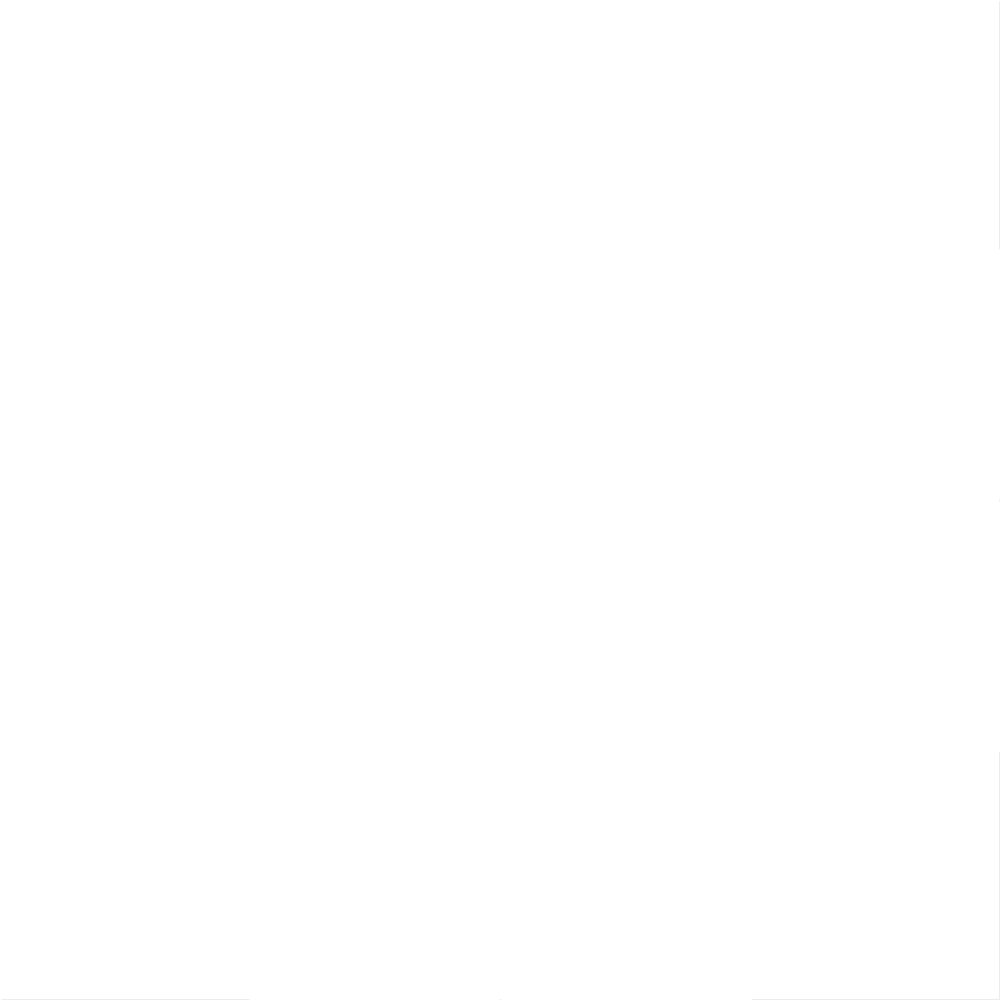
Frame 1 (no input)
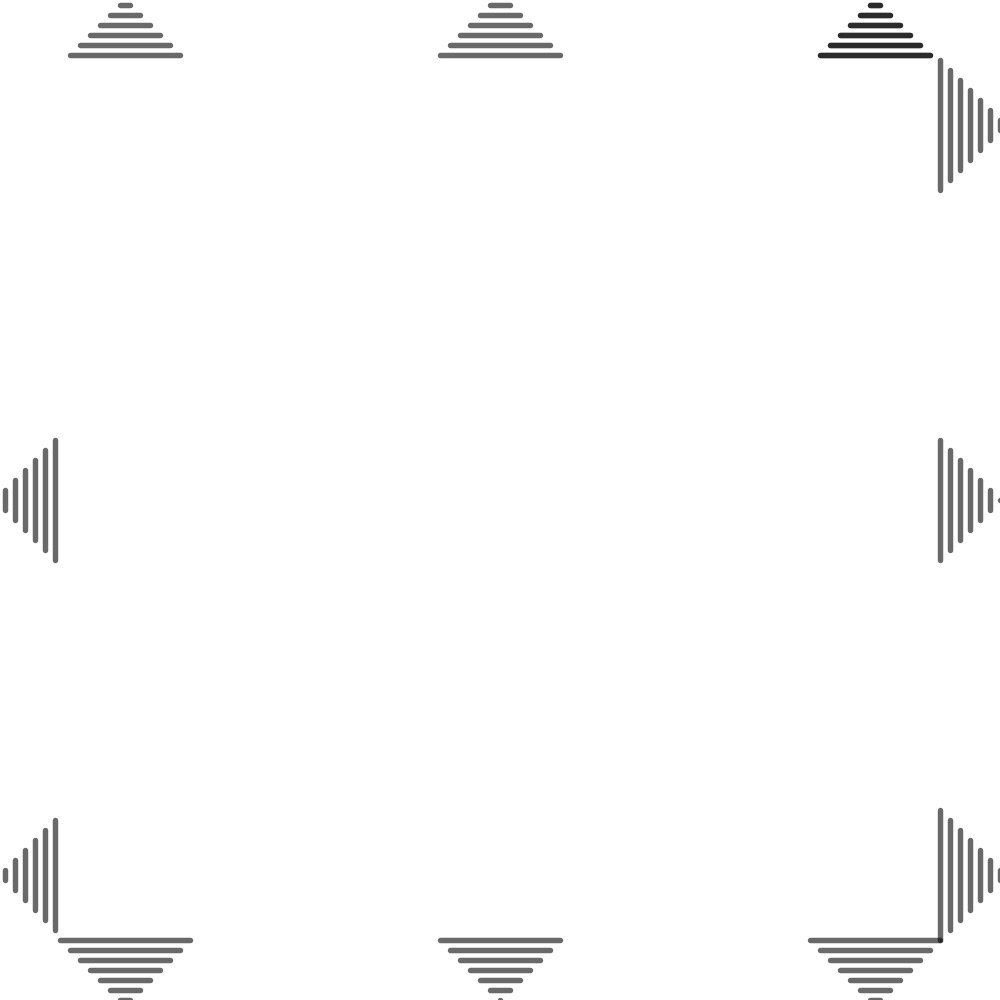
Frame 60 (the mouse pressed at the canvas centre just before this capture)
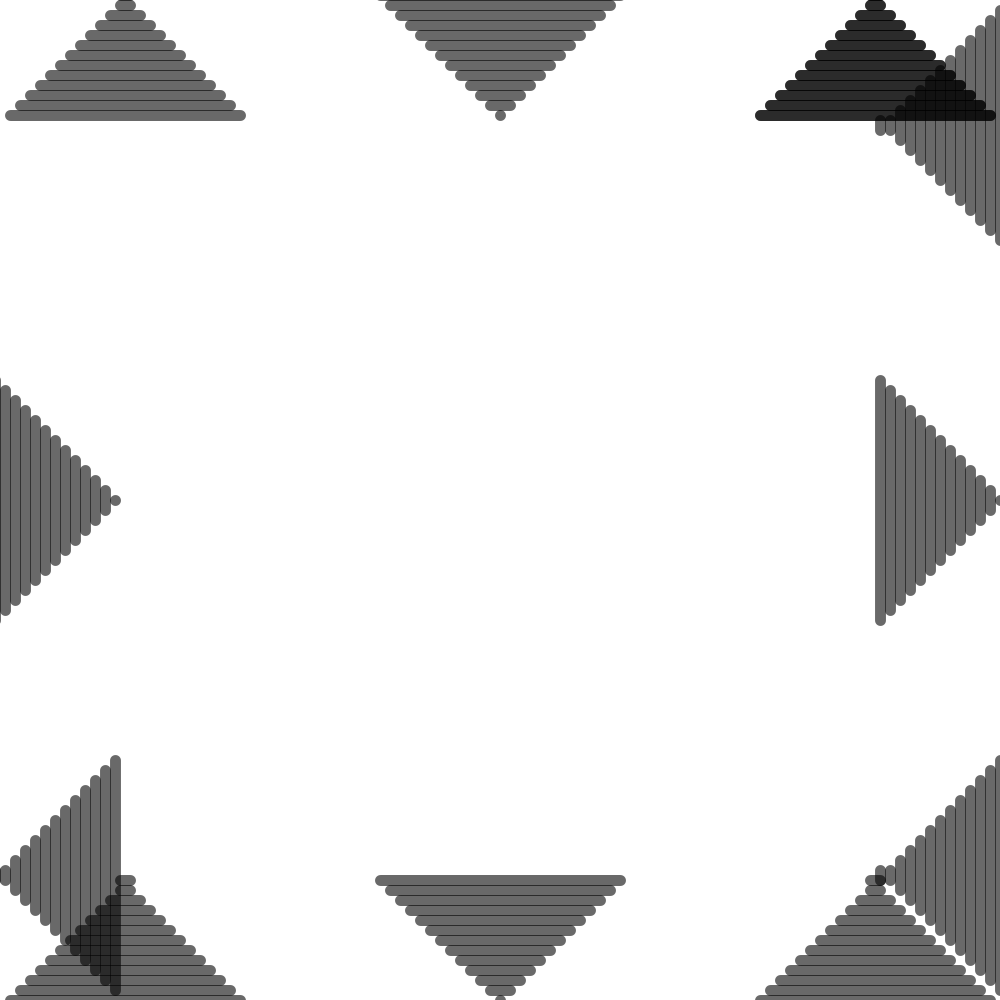
Frame 120 (the mouse held since frame 60 and released just before this capture)

The Processing sketch that drew these frames (run headless with seeded random() and noise(); from frame 60 on, the mouse is pressed at the canvas centre):

// Processing sketch: i_can_do_this_
// ── i_can_do_this_.pde
/*Lineangle lineangleA1 = new Lineangle();*/

  float pointX1 = 0; 
  float pointY1 = 0;
  float moveX1 = 1;
  float moveY1 = 1;
  float pointX2 = 0;
  float pointY2 = 0;
  float moveX2 = 1;
  float moveY2 = 1;
  float pointX3 = 0;
  float pointY3 = 0;
  float moveX3 = 1;
  float moveY3 = 1;
  float pointX4 = 0;
  float pointY4 = 0;
  float moveX4 = 1;
  float moveY4 = 1;
  float pointX5 = 0;
  float pointY5 = 0;
  float moveX5 = 1;
  float moveY5 = 1;
  float pointX6 = 0;
  float pointY6 = 0;
  float moveX6 = 1;
  float moveY6 = 1;
  float pointX7 = 0;
  float pointY7 = 0;
  float moveX7 = 1;
  float moveY7 = 1;
  float pointX8 = 0;
  float pointY8 = 0;
  float moveX8 = 1;
  float moveY8 = 1;
  float pointX9 = 0;
  float pointY9 = 0;
  float moveX9 = 1;
  float moveY9 = 1;
  float pointX10 = 0;
  float pointY10 = 0;
  float moveX10 = 1;
  float moveY10 = 1;
  float pointX11 = 0;
  float pointY11 = 0;
  float moveX11 = 1;
  float moveY11 = 1;
  float pointX12 = 0;
  float pointY12 = 0;
  float moveX12 = 1;
  float moveY12 = 1;
  //change move floats to adjust speed
  //change to 250 to reverse strokewidth and vertical orientation
  
  

void setup() {
  size(1000,1000);
}

void draw() {
  background(255);
    pointX1 = pointX1 + moveX1;
    pointY1 = pointY1 + moveY1;
    pointX2 = pointX2 + moveX2;
    pointY2 = pointY2 + moveY2;
    pointX3 = pointX3 + moveX3;
    pointY3 = pointY3 + moveY3;
    pointX4 = pointX4 + moveX4;
    pointY4 = pointY4 + moveY4;
    pointX5 = pointX5 + moveX5;
    pointY5 = pointY5 + moveY5;
    pointX6 = pointX6 + moveX6;
    pointY6 = pointY6 + moveY6;
    pointX7 = pointX7 + moveX7;
    pointY7 = pointY7 + moveY7;
    pointX8 = pointX8 + moveX8;
    pointY8 = pointY8 + moveY8;
    pointX9 = pointX9 + moveX9;
    pointY9 = pointY9 + moveY9;
    pointX10 = pointX10 + moveX10;
    pointY10 = pointY10 + moveY10;
    pointX11 = pointX11 + moveX11;
    pointY11 = pointY11 + moveY11;
    pointX12 = pointX12 + moveX12;
    pointY12 = pointY12 + moveY12;
   
    /*//LINEANGLE1 (12)
     if (pointX1 > width || pointX1 < 0) { 
      moveX1 = moveX1 * -1;
    }
    if (pointY1 > height/8 || pointY1 < 0) { 
      moveY1 = moveY1 * -1;
    }
    stroke(0,150);
    if (pointY1 >= 0 && pointY1 >=0) {
      strokeWeight(pointY1/11);
    } else { 
      strokeWeight(pointY1/-23);
    }
      for (int i = 0; i <125; i = i + 10) {
      line(i+pointX1-125,i+pointY1, i + pointX1-125, height/4 - (i+pointY1));
     }*/
    
    //LINEANGLE2 (1)
    if (pointX2 > width/8 || pointX2 < 0) { 
      moveX2 = moveX2 * -1;
    }
    if (pointY2 > height || pointY2 < 0) { 
      moveY2 = moveY2 * -1;
    }
    stroke(0,150);
    if (pointX2 >= 0) {
      strokeWeight(pointX2/11);
    } else { 
      strokeWeight(pointX2/-23);
    }
      for (int i = 0; i <125; i = i + 10) {
      line(i+pointX2,i+pointY2-125, width/4 - (i+pointX2), i+pointY2-125);
     }
     
     //LINEANGLE5 (3)
    if (pointX5 > width/8 || pointX5 < 0) { 
      moveX5 = moveX5 * -1;
    }
    if (pointY5 > height || pointY5 < 0) { 
      moveY5 = moveY5 * -1;
    }
    stroke(0,150);
    if (pointX5 >= 0) {
      strokeWeight(pointX5/11);
    } else { 
      strokeWeight(pointX5/-23);
    }
      for (int i = 0; i <125; i = i + 10) {
      line(i+pointX5+(width*.75),i+pointY5-125, width - (i+pointX5), i+pointY5-125);
     }
    
    
     
    //LINEANGLE3 (2)
    if (pointX3 > width/8 || pointX3 < 0) { 
      moveX3 = moveX3 * -1;
    }
    if (pointY3 > height || pointY3 < 0) { 
      moveY3 = moveY3 * -1;
    }
    stroke(0,150);
    if (pointX3 >= 0) {
      strokeWeight(pointX3/11);
    } else { 
      strokeWeight(pointX3/-23);
    }
      for (int i = 0; i <125; i = i + 10) {
      line(-i+pointX3+(width/2),i+pointY3-125, width/2 - (-i+pointX3), i+pointY3-125);
     }
    
    //LINEANGLE4 (8)
    if (pointX4 > width/8 || pointX4 < 0) { 
      moveX4 = moveX4 * -1;
    }
    if (pointY4 > height || pointY4 < 0) { 
      moveY4 = moveY4 * -1;
    }
    stroke(0,150);
    if (pointX4 >= 0) {
      strokeWeight(pointX4/11);
    } else { 
      strokeWeight(pointX4/-23);
    }
      for (int i = 0; i <125; i = i + 10) {
      line(-i+pointX4 + (width/2),i+pointY4*-1+height, width/2 - (-i+pointX4), i+pointY4*-1+height);
      }
    
    //LINEANGLE5 (3)
    if (pointX5 > width/8 || pointX5 < 0) { 
      moveX5 = moveX5 * -1;
    }
    if (pointY5 > height || pointY5 < 0) { 
      moveY5 = moveY5 * -1;
    }
    stroke(0,150);
    if (pointX5 >= 0) {
      strokeWeight(pointX5/11);
    } else { 
      strokeWeight(pointX5/-23);
    }
      for (int i = 0; i <125; i = i + 10) {
      line(i+pointX5+(width*.75),i+pointY5-125, width - (i+pointX5), i+pointY5-125);
     }
    
    //LINEANGLE6 (9)
    if (pointX6 > width/8 || pointX6 < 0) { 
      moveX6 = moveX6 * -1;
    }
    if (pointY6 > height || pointY6 < 0) { 
      moveY6 = moveY6 * -1;
    }
    stroke(0,150);
    if (pointX6 >= 0) {
      strokeWeight(pointX6/11);
    } else { 
      strokeWeight(pointX6/-23);
    }
      for (int i = 0; i <125; i = i + 10) {
      line(i+pointX6,i+pointY6*-1+height, width/4 - (i+pointX6), i+pointY6*-1+height);
     }
     
    //LINEANGLE7 (11)
     if (pointX7 > width || pointX7 < 0) { 
      moveX7 = moveX7 * -1;
    }
    if (pointY7 > height/8 || pointY7 < 0) { 
      moveY7 = moveY7 * -1;
    }
    stroke(0,150);
    if (pointY7 >= 0 && pointY7 >=0) {
      strokeWeight(pointY7/11);
    } else { 
      strokeWeight(pointY7/-23);
    }
      for (int i = 0; i <125; i = i + 10) {
      line(i+pointX7-125,-i+pointY7+(height/2), i + pointX7-125, height/2 - (-i+pointY7));
     }
     
     //LINEANGLE8 (10)
     if (pointX8 > width || pointX8 < 0) { 
      moveX8 = moveX8 * -1;
    }
    if (pointY8 > height/8 || pointY8 < 0) { 
      moveY8 = moveY8 * -1;
    }
    stroke(0,150);
    if (pointY8 >= 0 && pointY8 >=0) {
      strokeWeight(pointY8/11);
    } else { 
      strokeWeight(pointY8/-23);
    }
      for (int i = 0; i <125; i = i + 10) {
      line(i+pointX8-125,i+pointY8+(width*.75), i + pointX8-125, height - (i+pointY8));
     }
    
    //LINEANGLE9 (7)
    if (pointX9 > width/8 || pointX9 < 0) { 
      moveX9 = moveX9 * -1;
    }
    if (pointY9 > height || pointY9 < 0) { 
      moveY9 = moveY9 * -1;
    }
    stroke(0,150);
    if (pointX9 >= 0) {
      strokeWeight(pointX9/11);
    } else { 
      strokeWeight(pointX9/-23);
    }
      for (int i = 0; i <125; i = i + 10) {
      line(i+pointX9+(width*.75),i+pointY9*-1+height, width - (i+pointX9), i+pointY9*-1+height);
     }
     
     //LINEANGLE10 (4)
     if (pointX10 > width || pointX10 < 0) { 
      moveX10 = moveX10 * -1;
    }
    if (pointY10 > height/8 || pointY10 < 0) { 
      moveY10 = moveY10 * -1;
    }
    stroke(0,150);
    if (pointY10 >= 0 && pointY10 >=0) {
      strokeWeight(pointY10/11);
    } else { 
      strokeWeight(pointY10/-23);
    }
      for (int i = 0; i <125; i = i + 10) {
      line(i+pointX10*-1+width,i+pointY10, i + pointX10*-1+width, height/4 - (i+pointY10));
     }
    
    //LINEANGLE11 (5)
     if (pointX11 > width || pointX11 < 0) { 
      moveX11 = moveX11 * -1;
    }
    if (pointY11 > height/8 || pointY11 < 0) { 
      moveY11 = moveY11 * -1;
    }
    stroke(0,150);
    if (pointY11 >= 0 && pointY11 >=0) {
      strokeWeight(pointY11/11);
    } else { 
      strokeWeight(pointY11/-23);
    }
      for (int i = 0; i <125; i = i + 10) {
      line(i+pointX11*-1+width,-i+pointY11+(height/2), i + pointX11*-1+width, height/2 - (-i+pointY11));
     }
    
    //LINEANGLE8 (6)
     if (pointX12 > width || pointX12 < 0) { 
      moveX12 = moveX12 * -1;
    }
    if (pointY12 > height/8 || pointY12 < 0) { 
      moveY12 = moveY12 * -1;
    }
    stroke(0,150);
    if (pointY12 >= 0 && pointY12 >=0) {
      strokeWeight(pointY12/11);
    } else { 
      strokeWeight(pointY12/-23);
    }
      for (int i = 0; i <125; i = i + 10) {
      line(i+pointX12*-1+width,i+pointY12+(width*.75), i + pointX12*-1+width, height - (i+pointY12));
     }
     
}

/*class Lineangle {
  /*float pointX = 0; 
  //change to 250 to reverse strokewidth and vertical orientation
  float pointY = 0;
  float moveX = .25;
  float moveY = .25;*/
  
  
  /*Lineangle() {
  }
  
  void lineangleMove1() {
    if (pointX > width/8 || pointX < 0) { 
      moveX = moveX * -1;
    }
    if (pointY > height || pointY < 0) { 
      moveY = moveY * -1;
    }
    stroke(0,150);
    if (pointX >= 0) {
      strokeWeight(pointX/11);
    } else { 
      strokeWeight(pointX/-23);
    }
      for (int i = 0; i <125; i = i + 10) {
      line(i+pointX,i+pointY, width/4 - (i+pointX), i+pointY);
     }
     pointX = pointX + moveX;
     pointY = pointY + moveY;
     
  }
  void lineangleMove3() {
    if (pointX > width/8 || pointX < 0) { 
      moveX = moveX * -1;
    }
    if (pointY > height || pointY < 0) { 
      moveY = moveY * -1;
    }
    stroke(0,150);
    if (pointX >= 0) {
      strokeWeight(pointX/11);
    } else { 
      strokeWeight(pointX/-23);
    }
      for (int i = 0; i <125; i = i + 10) {
      line(i+pointX+(width/2),i+pointY, width/2 - (i+pointX), i+pointY);
     }
     pointX = pointX + moveX ;
     pointY = pointY + moveY;
     
  }
  void lineangleMove5() {
    if (pointX > width/8 || pointX < 0) { 
      moveX = moveX * -1;
    }
    if (pointY > height || pointY < 0) { 
      moveY = moveY * -1;
    }
    stroke(0,150);
    if (pointX >= 0) {
      strokeWeight(pointX/11);
    } else { 
      strokeWeight(pointX/-23);
    }
      for (int i = 0; i <125; i = i + 10) {
      line(i+pointX+(width*.75),i+pointY, width - (i+pointX), i+pointY);
     }
     pointX = pointX + moveX ;
     pointY = pointY + moveY;
     
  }
    void lineangleMove6() {
    if (pointX > width/8 || pointX < 0) { 
      moveX = moveX * -1;
    }
    if (pointY > height || pointY < 0) { 
      moveY = moveY * -1;
    }
    stroke(0,150);
    if (pointX >= 0) {
      strokeWeight(pointX/11);
    } else { 
      strokeWeight(pointX/-23);
    }
      for (int i = 0; i <125; i = i + 10) {
      line(i+pointX,i+pointY*-1+height, width/4 - (i+pointX), i+pointY*-1+height);
     }
     pointX = pointX + moveX ;
     pointY = pointY + moveY;
     
  }
    void lineangleMove4() {
    if (pointX > width/8 || pointX < 0) { 
      moveX = moveX * -1;
    }
    if (pointY > height || pointY < 0) { 
      moveY = moveY * -1;
    }
    stroke(0,150);
    if (pointX >= 0) {
      strokeWeight(pointX/11);
    } else { 
      strokeWeight(pointX/-23);
    }
      for (int i = 0; i <125; i = i + 10) {
      line(i+pointX + (width/2),i+pointY*-1+height, width/2 - (i+pointX), i+pointY*-1+height);
     }
     pointX = pointX + moveX ;
     pointY = pointY + moveY;
     
  }
  void lineangleMove2() {
    if (pointX > width/8 || pointX < 0) { 
      moveX = moveX * -1;
    }
    if (pointY > height || pointY < 0) { 
      moveY = moveY * -1;
    }
    stroke(0,150);
    if (pointX >= 0) {
      strokeWeight(pointX/11);
    } else { 
      strokeWeight(pointX/-23);
    }
      for (int i = 0; i <125; i = i + 10) {
      line(i+pointX + (width*.75),i+pointY*-1+height, width - (i+pointX), i+pointY*-1+height);
     }
     pointX = pointX + moveX ;
     pointY = pointY + moveY;  
  }
  
}*/ 
  
